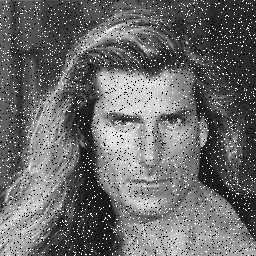
#> input picture Lezioni_ale/opencv/data/salt_pepper.png, 256 x 256 px, found by its file name
$ python img_border_extractor.py
#> lines starting #> are read from the running program, lines starting #| are printed output that depends on the picture
import cv2
import numpy as np

img = cv2.imread("Esercitazioni\da_modificare\data\salt_pepper.png", 0)
#> img is the input picture: shape (256, 256); min 0, max 255, mean 106.4

cv2.imshow("Before", img)

"""
? Using Sobel
# Compute the derivative
der_x = cv2.Sobel(img, -1, 1, 0)
der_y = cv2.Sobel(img, -1, 0, 1)

# Derivative absolute values (pixels can't have negative colors)
abs_x = cv2.convertScaleAbs(der_x)
abs_y = cv2.convertScaleAbs(der_y)

# Adding the derivative on the x and y axies
der_total = cv2.addWeighted(abs_x, 0.5, abs_y, 0.5, 0)
"""
# Here we can calculate the seconda grade derivative in both axies
# ksize = kernel size
# more size --> more details but not consistent with sound
# less size --> general form but more consistent
der_tot = cv2.Laplacian(img, -1, ksize=1)
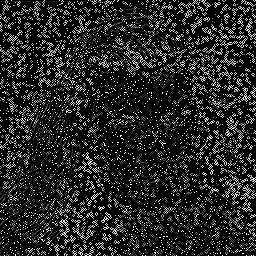
#> der_tot: shape (256, 256); min 0, max 255, mean 41

# Convert in absolute values (pixels cannot have negative values)
abs_der = cv2.convertScaleAbs(der_tot)

cv2.imshow("After", abs_der)
cv2.waitKey(0)

$ run again, with Lezioni_ale/opencv/data/gerry.png copied over Lezioni_ale/opencv/data/salt_pepper.png
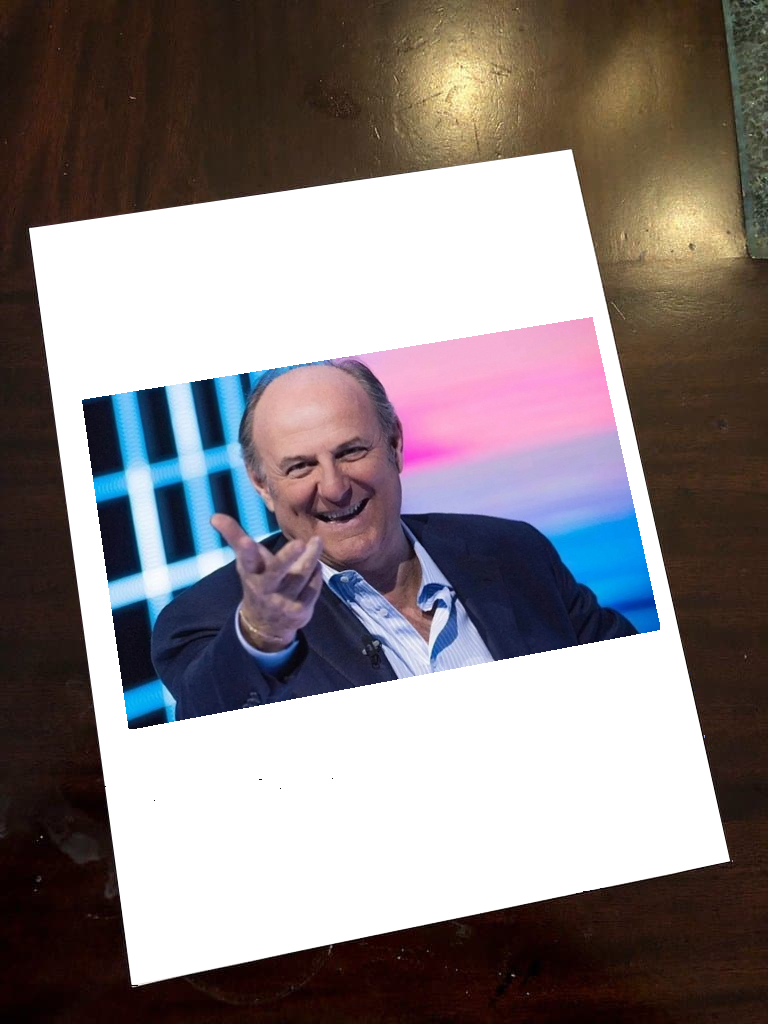
#> input picture Lezioni_ale/opencv/data/gerry.png, 768 x 1024 px, found by its file name
#> `img = cv2.imread("Esercitazioni\da_modificare\data\salt_pepper.png", 0)`:
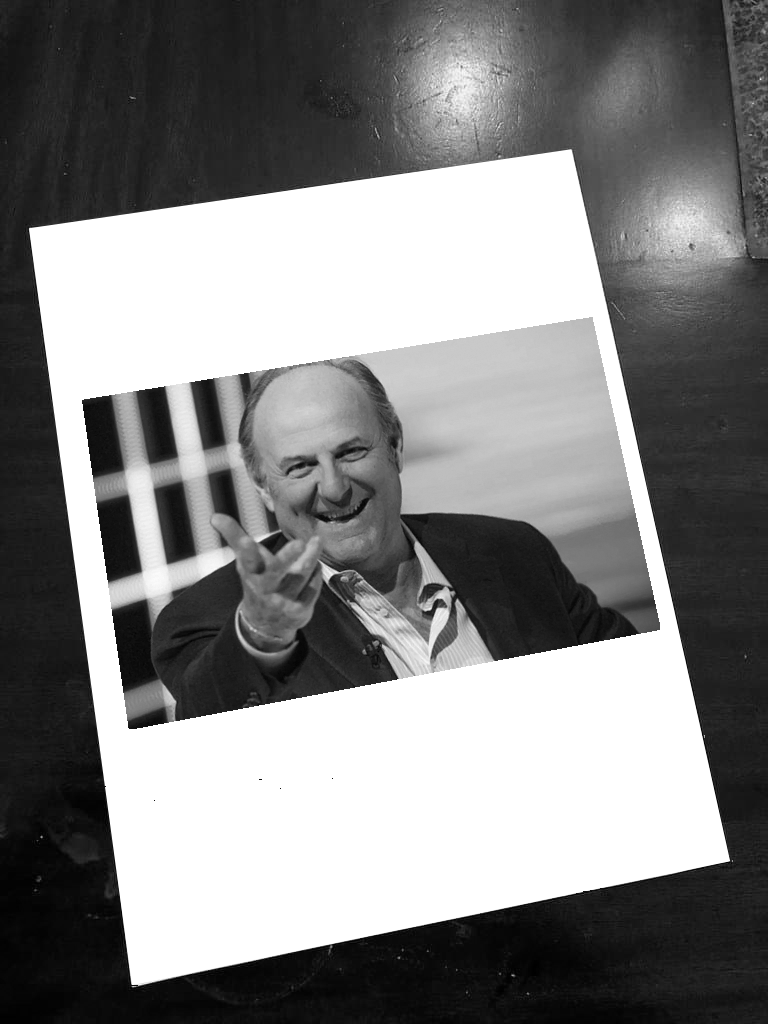
#> img: shape (1024, 768); min 0, max 255, mean 131
#> `der_tot = cv2.Laplacian(img, -1, ksize=1)`:
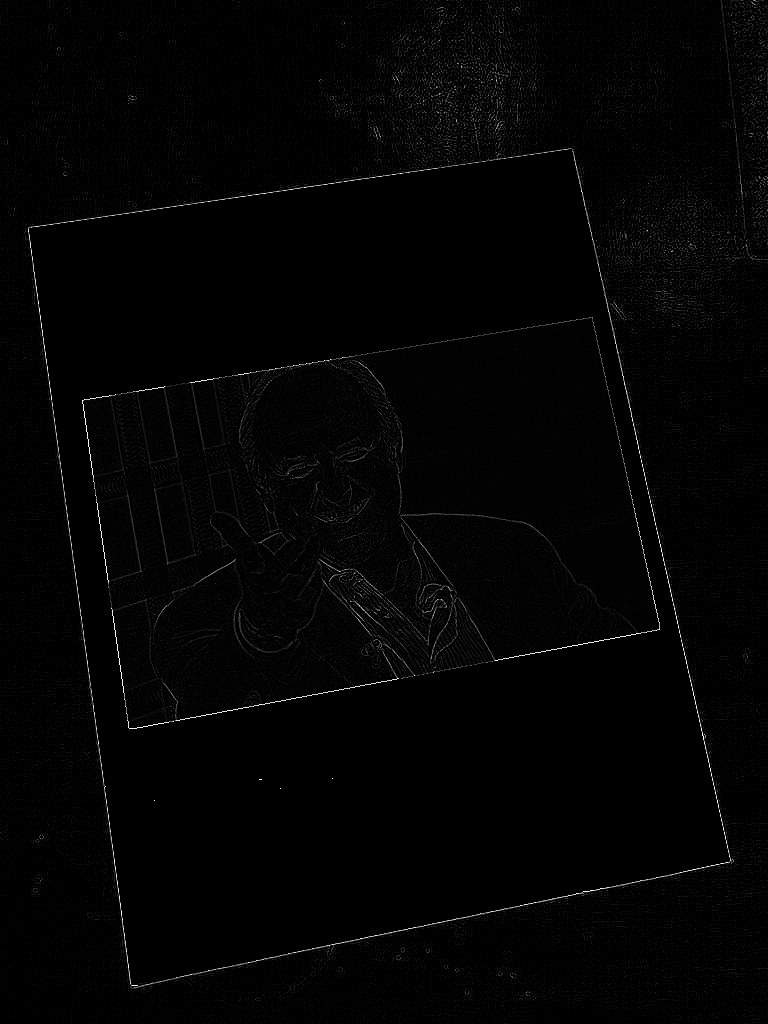
#> der_tot: shape (1024, 768); min 0, max 255, mean 3

$ run again, with Lezioni_ale/opencv/data/left.png copied over Lezioni_ale/opencv/data/salt_pepper.png
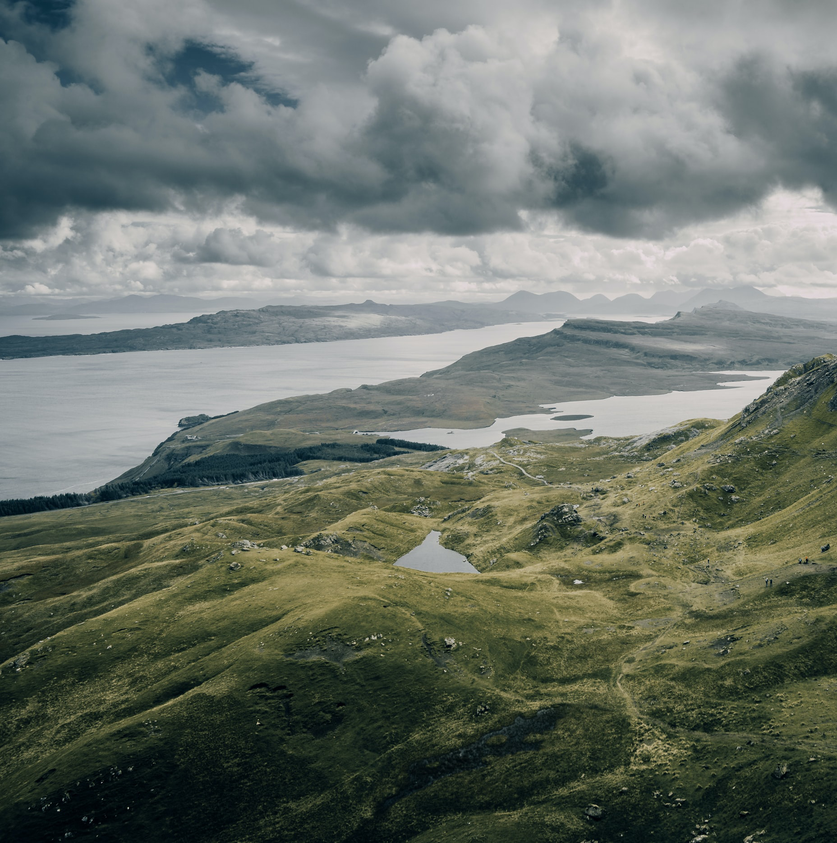
#> input picture Lezioni_ale/opencv/data/left.png, 837 x 843 px, shrunk from 1856 x 1869 before the run, found by its file name
#> `img = cv2.imread("Esercitazioni\da_modificare\data\salt_pepper.png", 0)`:
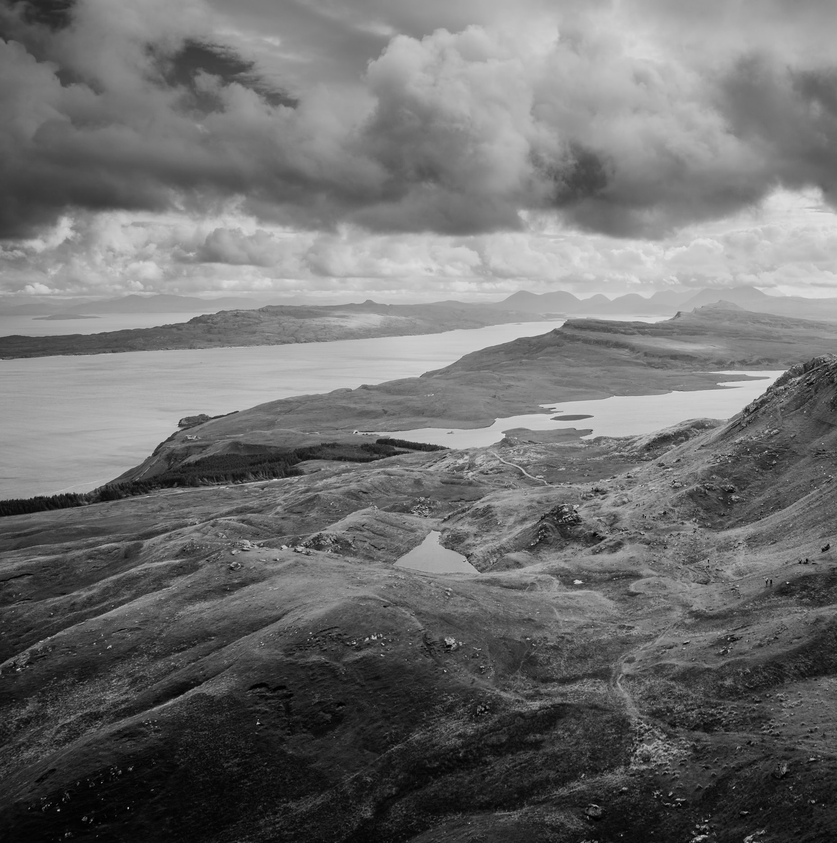
#> img: shape (843, 837); min 0, max 228, mean 111.1
#> `der_tot = cv2.Laplacian(img, -1, ksize=1)`:
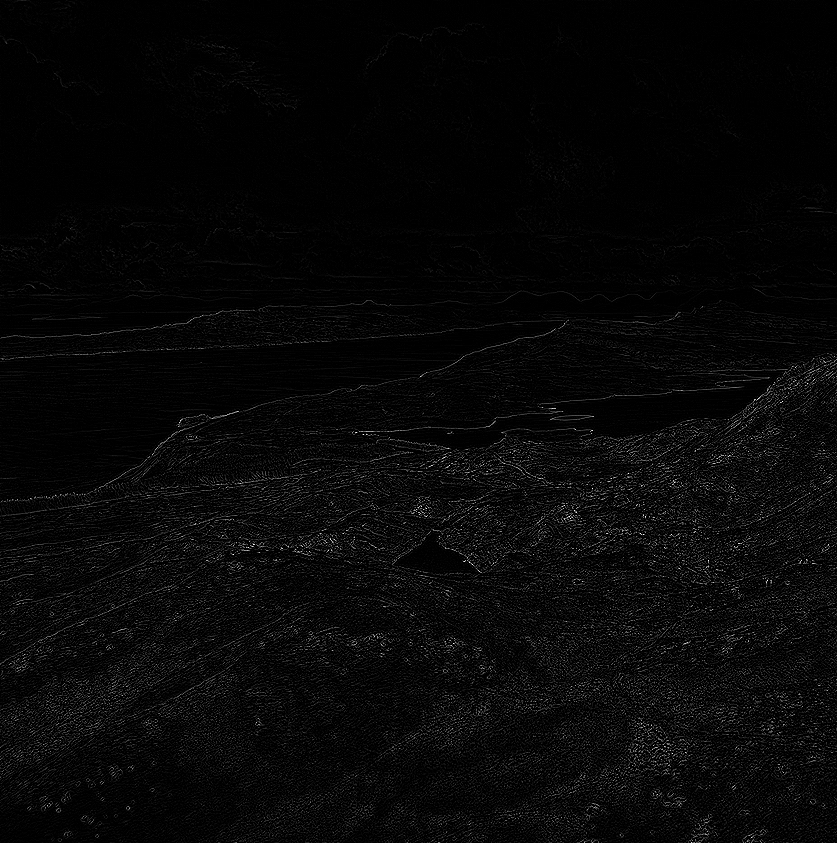
#> der_tot: shape (843, 837); min 0, max 255, mean 7.5

$ run again, with Lezioni_ale/opencv/data/tsukuba.png copied over Lezioni_ale/opencv/data/salt_pepper.png
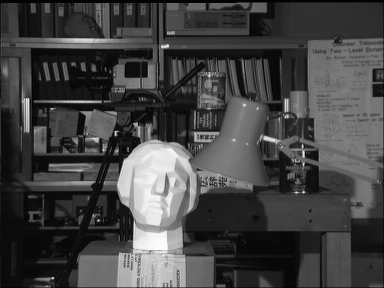
#> input picture Lezioni_ale/opencv/data/tsukuba.png, 384 x 288 px, found by its file name
#> img is the input picture: shape (288, 384); min 0, max 252, mean 67.6
#> `der_tot = cv2.Laplacian(img, -1, ksize=1)`:
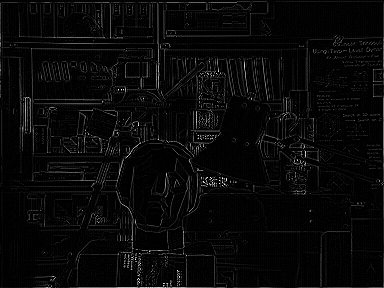
#> der_tot: shape (288, 384); min 0, max 255, mean 8.6
